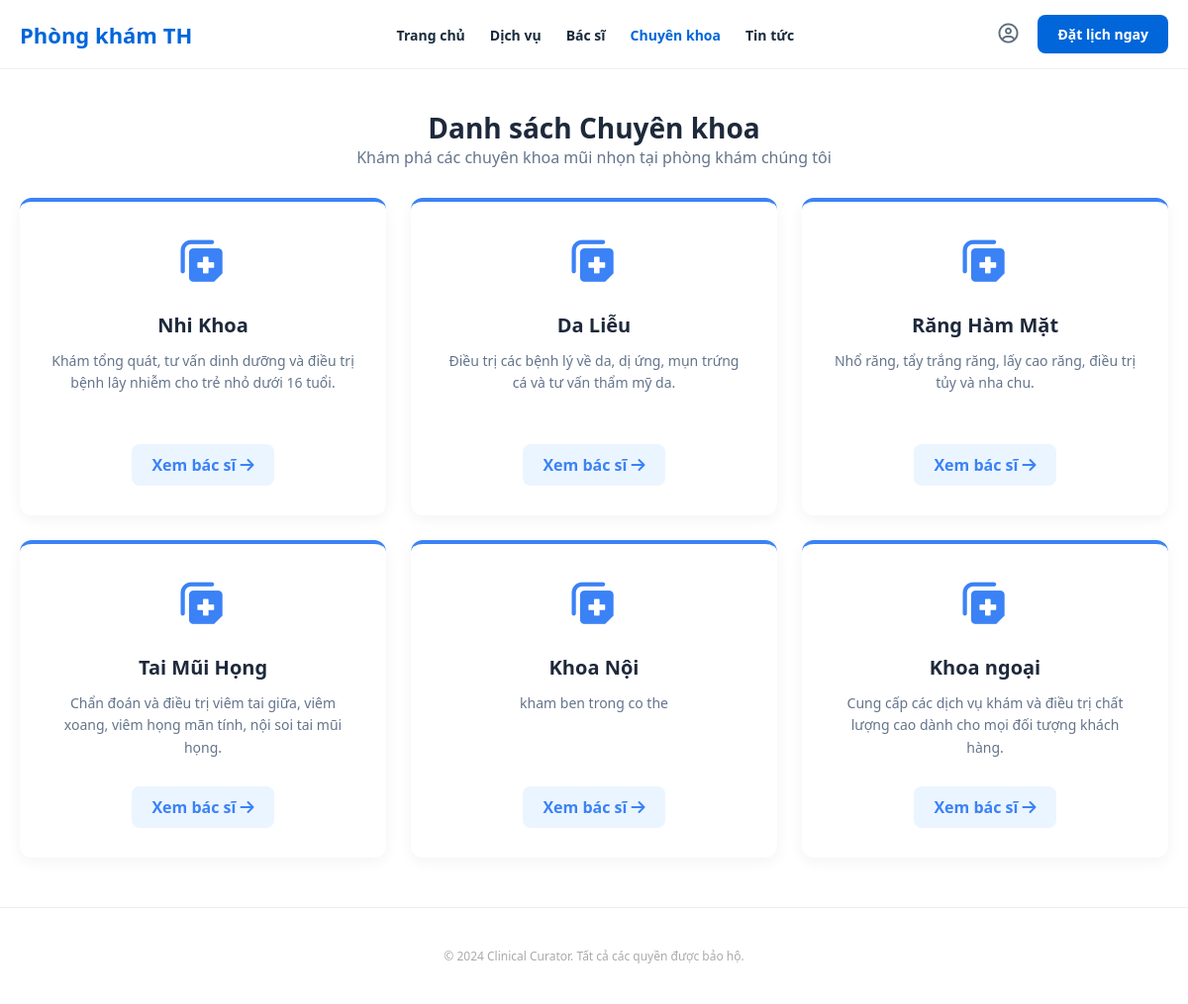
Page /frontend/specialties.php on the committed database.
### tables this page shows
CREATE TABLE IF NOT EXISTS `chuyenkhoa` (
  `MaChuyenKhoa` int UNSIGNED NOT NULL AUTO_INCREMENT,
  `TenChuyenKhoa` varchar(100) NOT NULL,
  `MoTa` text,
  PRIMARY KEY (`MaChuyenKhoa`)
);

### frontend/specialties.php (the view, shortened to what this page needs)
<?php
include '../backend/config/connect.php';
try {
    $sql = "SELECT * FROM `chuyenkhoa`";
    $stmt = $pdo->prepare($sql);
    $stmt->execute();
    $chuyenKhoas = $stmt->fetchAll(PDO::FETCH_ASSOC);
} catch (PDOException $e) {
    $chuyenKhoas = [];
}
?>
<!DOCTYPE html>
<html lang="vi">
<head>
    <link rel="stylesheet" href="../style.css">
    <link rel="stylesheet" href="https://cdnjs.cloudflare.com/ajax/libs/font-awesome/6.0.0/css/all.min.css">
</head>
<body>
<header>
    <div class="container">
        <nav>
            <div class="logo">Phòng khám TH</div>
            <ul class="nav-links">
                <li><a href="../index.php">Trang chủ</a></li>
                <li><a href="services.php">Dịch vụ</a></li>
                <li><a href="doctors.php">Bác sĩ</a></li>
                <li><a href="specialties.php" class="active">Chuyên khoa</a></li>
                <li><a href="https://suckhoedoisong.vn/y-te.htm" target="_blank">Tin tức</a></li>
            </ul>
            <div class="nav-right">
                <div class="user-dropdown">
                    <i class="far fa-user-circle icon-btn" id="userIcon"></i>
                </div>
                <a href="../frontend/doctors.php" class="btn-booking">Đặt lịch ngay</a>
            </div>
        </nav>
    </div>
</header>
<main class="container" style="min-height: 70vh; margin-top: 40px;">
    <h2 style="font-size: 28px; color: #1e293b; text-align: center;">Danh sách Chuyên khoa</h2>
    <p style="text-align: center; color: #64748b;">Khám phá các chuyên khoa mũi nhọn tại phòng khám chúng tôi</p>
    <div class="specialties-grid">
        <?php if (!empty($chuyenKhoas)): ?>
            <?php foreach ($chuyenKhoas as $ck): ?>
                <div class="specialty-card">
                    <div class="specialty-icon">
                        <i class="fas fa-notes-medical"></i>
                    </div>
                    <h3><?php echo htmlspecialchars($ck['TenChuyenKhoa']); ?></h3>
                    <p>
                        <?php
                        echo !empty($ck['MoTa'])
                            ? htmlspecialchars($ck['MoTa'])
                            : 'Cung cấp các dịch vụ khám và điều trị chất lượng cao dành cho mọi đối tượng khách hàng.';
                        ?>
                    </p>
                    <a href="doctors.php?chuyenkhoa=<?php echo $ck['MaChuyenKhoa']; ?>" class="btn-view-doctor">
                        Xem bác sĩ <i class="fas fa-arrow-right"></i>
                    </a>
                </div>
            <?php endforeach; ?>
        <?php else: ?>
            <p style="text-align: center; grid-column: 1/-1;">Hiện tại chưa có dữ liệu chuyên khoa.</p>
        <?php endif; ?>
    </div>
</main>
<footer>
    <div class="container copyright">
        © 2024 Clinical Curator. Tất cả các quyền được bảo hộ.
    </div>
</footer>
</body>
</html>

### style.css (style rules this page uses)
:root { --primary: #0066da; --green: #4caf50; --purple: #673ab7; --orange: #ff9800; --bg-light: #f8fbff; --text-dark: #1a2b3c; --text-muted: #5e6d7a; --shadow: 0 10px 30px rgba(0,0,0,0.08); }
* { margin: 0; padding: 0; box-sizing: border-box; font-family: 'Segoe UI', Tahoma, sans-serif; }
body { background-color: #ffffff; color: var(--text-dark); overflow-x: hidden; }
.container { max-width: 1200px; margin: 0 auto; padding: 0 20px; }
header { padding: 15px 0; background: white; border-bottom: 1px solid #f0f0f0; position: sticky; top: 0; z-index: 1000; }
nav { display: flex; justify-content: space-between; align-items: center; }
.logo { font-size: 22px; font-weight: 800; color: var(--primary); }
.nav-links { display: flex; gap: 25px; list-style: none; }
.nav-links a { text-decoration: none; font-size: 14px; font-weight: 600; color: var(--text-dark); transition: 0.3s; }
.nav-links a:hover, .nav-links a.active { color: var(--primary); }
.nav-right { display: flex; align-items: center; gap: 20px; }
.icon-btn { font-size: 20px; color: var(--text-muted); cursor: pointer; transition: 0.3s; }
.user-dropdown { position: relative; }
.btn-booking { background: var(--primary); color: white; padding: 10px 20px; border-radius: 8px; text-decoration: none; font-weight: bold; font-size: 14px; }
footer { padding: 40px 0; text-align: center; color: #aaa; font-size: 12px; border-top: 1px solid #eee; }
.user-dropdown { position: relative; display: inline-block; }
.icon-btn { cursor: pointer; font-size: 20px; }

### frontend/specialties.php (style rules this page uses)
.specialties-grid { display: grid; grid-template-columns: repeat(auto-fill, minmax(280px, 1fr)); gap: 25px; margin-top: 30px; margin-bottom: 50px; }
.specialty-card { background: #fff; padding: 30px; border-radius: 12px; box-shadow: 0 4px 15px rgba(0,0,0,0.05); text-align: center; transition: all 0.3s ease; border-top: 4px solid #3b82f6; }
.specialty-icon { font-size: 45px; color: #3b82f6; margin-bottom: 20px; }
.specialty-card h3 { font-size: 20px; color: #1e293b; margin-bottom: 12px; }
.specialty-card p { font-size: 14px; color: #64748b; line-height: 1.6; margin-bottom: 20px; min-height: 75px; }
.btn-view-doctor { display: inline-block; padding: 10px 20px; background-color: #ebf5ff; color: #3b82f6; border-radius: 8px; text-decoration: none; font-weight: 600; transition: 0.3s; }

### rows in the picture
chuyenkhoa: TenChuyenKhoa "Nhi Khoa", MoTa "Khám tổng quát, tư vấn dinh dưỡng và điều trị bệnh lây nhiễm cho trẻ nhỏ dưới 16 tuổi."
chuyenkhoa: TenChuyenKhoa "Da Liễu", MoTa "Điều trị các bệnh lý về da, dị ứng, mụn trứng cá và tư vấn thẩm mỹ da."
chuyenkhoa: TenChuyenKhoa "Răng Hàm Mặt", MoTa "Nhổ răng, tẩy trắng răng, lấy cao răng, điều trị tủy và nha chu."
chuyenkhoa: TenChuyenKhoa "Tai Mũi Họng", MoTa "Chẩn đoán và điều trị viêm tai giữa, viêm xoang, viêm họng mãn tính, nội soi tai mũi họng."
chuyenkhoa: TenChuyenKhoa "Khoa Nội", MoTa "kham ben trong co the"
chuyenkhoa: TenChuyenKhoa "Khoa ngoại", shows "Cung cấp các dịch vụ khám và điều trị chất lượng cao dành cho mọi đối tượng khách hàng."
